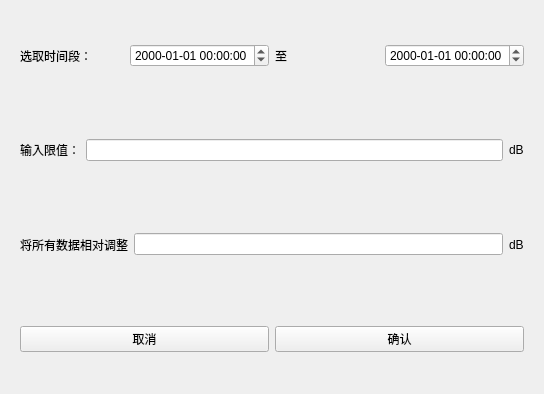
<?xml version="1.0" encoding="UTF-8"?>
<ui version="4.0">
 <class>OperationView</class>
 <widget class="QWidget" name="OperationView">
  <property name="geometry">
   <rect>
    <x>0</x>
    <y>0</y>
    <width>544</width>
    <height>394</height>
   </rect>
  </property>
  <property name="windowTitle">
   <string>Form</string>
  </property>
  <layout class="QVBoxLayout" name="verticalLayout">
   <item>
    <widget class="QWidget" name="wdg_precise" native="true">
     <layout class="QHBoxLayout" name="horizontalLayout">
      <item>
       <widget class="QLabel" name="lab_precise_name">
        <property name="text">
         <string>选取时间段：</string>
        </property>
       </widget>
      </item>
      <item>
       <widget class="QDateTimeEdit" name="dte_start">
        <property name="displayFormat">
         <string>yyyy-MM-dd HH:mm:ss</string>
        </property>
       </widget>
      </item>
      <item>
       <widget class="QLabel" name="lab_precise_mid">
        <property name="text">
         <string>至</string>
        </property>
       </widget>
      </item>
      <item>
       <widget class="QDateTimeEdit" name="dte_end">
        <property name="displayFormat">
         <string>yyyy-MM-dd HH:mm:ss</string>
        </property>
       </widget>
      </item>
     </layout>
    </widget>
   </item>
   <item>
    <widget class="QWidget" name="wdg_peek" native="true">
     <layout class="QHBoxLayout" name="horizontalLayout_2">
      <item>
       <widget class="QLabel" name="lab_peek_name">
        <property name="text">
         <string>输入限值：</string>
        </property>
       </widget>
      </item>
      <item>
       <widget class="QLineEdit" name="le_peek"/>
      </item>
      <item>
       <widget class="QLabel" name="lab_peek_unit">
        <property name="text">
         <string>dB</string>
        </property>
       </widget>
      </item>
     </layout>
    </widget>
   </item>
   <item>
    <widget class="QWidget" name="wdg_modify" native="true">
     <layout class="QHBoxLayout" name="horizontalLayout_3">
      <item>
       <widget class="QLabel" name="lab_modify_name">
        <property name="text">
         <string>将所有数据相对调整</string>
        </property>
       </widget>
      </item>
      <item>
       <widget class="QLineEdit" name="le_modify"/>
      </item>
      <item>
       <widget class="QLabel" name="lab_modify_unit">
        <property name="text">
         <string>dB</string>
        </property>
       </widget>
      </item>
     </layout>
    </widget>
   </item>
   <item>
    <widget class="QWidget" name="wdg_button" native="true">
     <layout class="QHBoxLayout" name="horizontalLayout_4">
      <item>
       <widget class="QPushButton" name="btn_cancel">
        <property name="text">
         <string>取消</string>
        </property>
       </widget>
      </item>
      <item>
       <widget class="QPushButton" name="btn_confirm">
        <property name="text">
         <string>确认</string>
        </property>
       </widget>
      </item>
     </layout>
    </widget>
   </item>
  </layout>
 </widget>
 <resources/>
 <connections/>
</ui>
